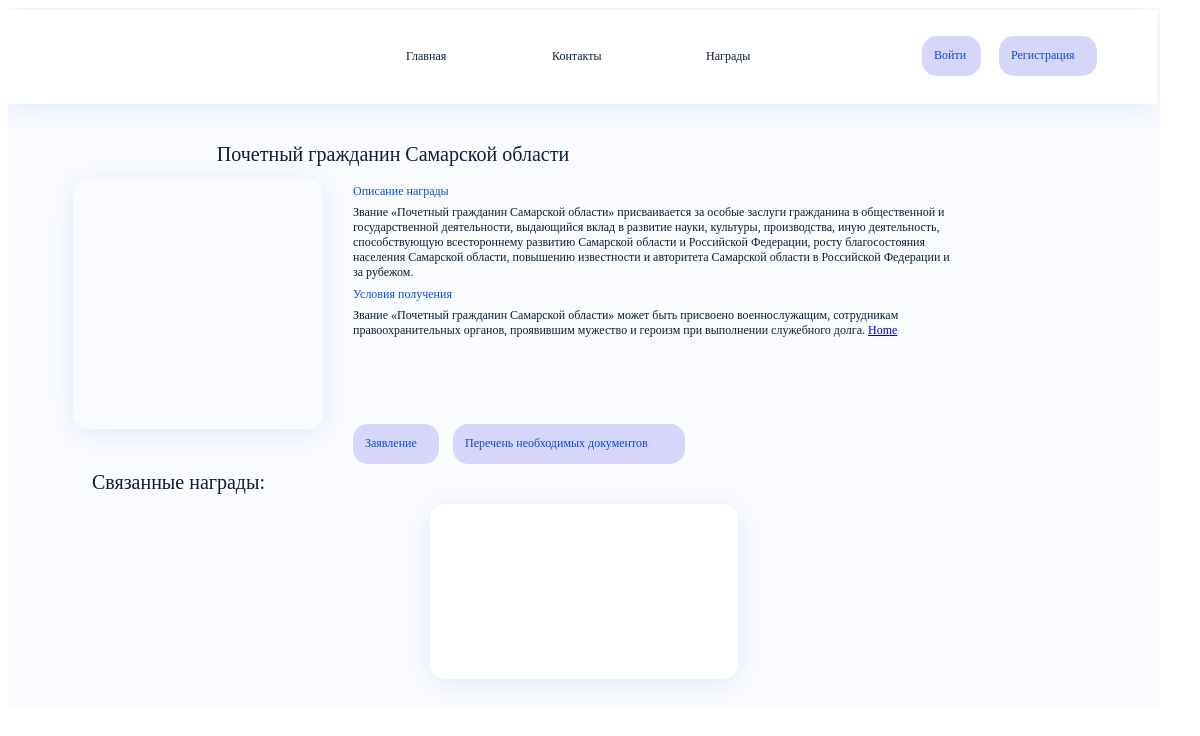
Page /awards/1/ on the committed database.
### awards/models.py (models this page shows)
class Award(models.Model):
    name = models.TextField(db_index=True, verbose_name='Наименование')
    picture = models.ImageField(upload_to='pictures',
                                verbose_name='Изображение награды')
    description = models.TextField(verbose_name='Описание награды')
    conditions = models.TextField(verbose_name='Условия получения награды')
    necessary_awards = models.TextField(verbose_name='Необходимые награды')
    excluding_awards = models.TextField(verbose_name='Запрещающие награды')
    entry = models.FileField(upload_to='entryes',
                             verbose_name='Заявка на получение награды')
    rank = models.IntegerField(null=True, blank=True, verbose_name='Степень ордена')
    necessary_docs = models.FileField(null=True, blank=True, upload_to='docs',
                                      default=None, verbose_name='Необходимые документы')
    def __str__(self):
        if self.rank is None:
            return f'{self.name}'
        else:
            return f'{self.name} {self.rank} степени.'

### awards/views.py (the view)
# urls.py: path('awards/<int:pk>/', views.AwardVew.as_view()),
class AwardVew(generic.DetailView):
    model = Award
    template_name = 'awards/award.html'
    def get_context_data(self, **kwargs):
        context = super().get_context_data(**kwargs)
        context['linked_awards'] = Award.objects.filter(name=context['award'].name).exclude(pk=context['award'].pk)
        return context

### awards/templates/awards/award.html (shortened to what this page needs)
{% load static %}
<html lang="en">
<head>
    <link rel="stylesheet" type="text/css" href="{% static '/awards/detail_style.css' %}">
</head>
<body>
<div class="e12_263">
    <span class="e12_264">{{ award }}</span><span class="e12_265">Связанные награды:</span>
    <div class="e12_269">
        <div class="e12_270"></div>
    </div>
    <div class="e12_275"></div>
    <div class="e12_276"><span class="e12_277">Главная</span><span class="e12_278">Контакты</span><span class="e12_279">Награды</span>
    </div>
    <div class="e12_280"></div>
    <div class="e12_281"><span class="e12_282">Войти</span></div>
    <div class="e12_294"><span class="e12_295">Перечень необходимых документов</span></div>
    <div class="e12_298"><span class="e12_299">Заявление</span></div>
    <div class="e12_287"><span class="e12_288">Регистрация</span></div>
    <div class="e12_289"></div>
    <div class="e12_293">
                    <span class="e12_290">
                        {{ award.description }}
                    </span><span class="e12_284">Описание награды</span>
    </div>
    <div class="e12_292">
                    <span class="e12_291">
                        {{ award.conditions }}
                        <a href="/">Home</a>
                    </span><span class="e12_286">Условия получения</span>
    </div>
</div>
</body>
</html>

### rows in the picture
Award: rank+name "Почетный гражданин Самарской области", description "Звание «Почетный гражданин Самарской области» присваивается за особые заслуги гражданина в общественной и государственной деятельности, выдающийся вклад в развитие науки, культуры, производства, иную деятельность, способствующую всестороннему развитию Самарской области и Российской Федерации, росту благосостояния населения Самарской области, повышению известности и авторитета Самарской области в Российской Федерации и за рубежом.", conditions "Звание «Почетный гражданин Самарской области» может быть присвоено военнослужащим, сотрудникам правоохранительных органов, проявившим мужество и героизм при выполнении служебного долга."
